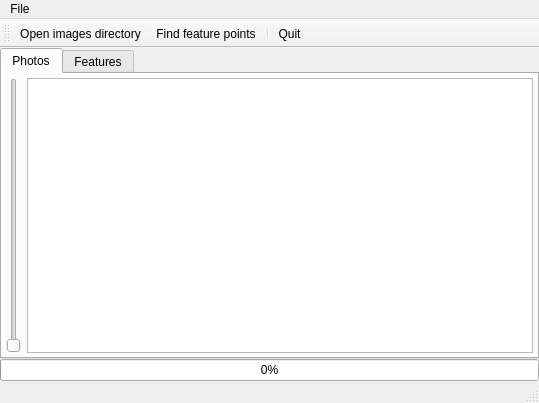
<?xml version="1.0" encoding="UTF-8"?>
<ui version="4.0">
 <class>DemoApplicationClass</class>
 <widget class="QMainWindow" name="DemoApplicationClass">
  <property name="geometry">
   <rect>
    <x>0</x>
    <y>0</y>
    <width>539</width>
    <height>403</height>
   </rect>
  </property>
  <property name="windowTitle">
   <string>DemoApplication</string>
  </property>
  <widget class="QWidget" name="centralWidget">
   <property name="sizePolicy">
    <sizepolicy hsizetype="Expanding" vsizetype="Expanding">
     <horstretch>0</horstretch>
     <verstretch>0</verstretch>
    </sizepolicy>
   </property>
   <layout class="QVBoxLayout" name="verticalLayout_3">
    <property name="spacing">
     <number>0</number>
    </property>
    <property name="margin">
     <number>0</number>
    </property>
    <item>
     <widget class="QTabWidget" name="tabWidget">
      <property name="currentIndex">
       <number>0</number>
      </property>
      <widget class="QWidget" name="photosTab">
       <property name="sizePolicy">
        <sizepolicy hsizetype="Expanding" vsizetype="Expanding">
         <horstretch>0</horstretch>
         <verstretch>0</verstretch>
        </sizepolicy>
       </property>
       <attribute name="title">
        <string>Photos</string>
       </attribute>
       <layout class="QVBoxLayout" name="verticalLayout">
        <property name="spacing">
         <number>4</number>
        </property>
        <property name="margin">
         <number>0</number>
        </property>
        <item>
         <layout class="QHBoxLayout" name="horizontalLayout">
          <property name="sizeConstraint">
           <enum>QLayout::SetMinimumSize</enum>
          </property>
          <property name="margin">
           <number>4</number>
          </property>
          <item>
           <widget class="QSlider" name="verticalSlider">
            <property name="orientation">
             <enum>Qt::Vertical</enum>
            </property>
           </widget>
          </item>
          <item>
           <widget class="QGraphicsView" name="sourceImagesView">
            <property name="sceneRect">
             <rectf>
              <x>0.000000000000000</x>
              <y>0.000000000000000</y>
              <width>0.000000000000000</width>
              <height>0.000000000000000</height>
             </rectf>
            </property>
            <property name="dragMode">
             <enum>QGraphicsView::ScrollHandDrag</enum>
            </property>
           </widget>
          </item>
         </layout>
        </item>
       </layout>
      </widget>
      <widget class="QWidget" name="featuresTab">
       <attribute name="title">
        <string>Features</string>
       </attribute>
       <layout class="QVBoxLayout" name="verticalLayout_2"/>
      </widget>
     </widget>
    </item>
    <item>
     <widget class="QProgressBar" name="progressBar">
      <property name="enabled">
       <bool>true</bool>
      </property>
      <property name="maximum">
       <number>1000</number>
      </property>
      <property name="value">
       <number>0</number>
      </property>
     </widget>
    </item>
   </layout>
  </widget>
  <widget class="QMenuBar" name="menuBar">
   <property name="geometry">
    <rect>
     <x>0</x>
     <y>0</y>
     <width>539</width>
     <height>25</height>
    </rect>
   </property>
   <widget class="QMenu" name="menuFile">
    <property name="title">
     <string>File</string>
    </property>
    <addaction name="actionOpen_images_directory"/>
    <addaction name="actionFind_feature_points"/>
    <addaction name="separator"/>
    <addaction name="actionQuit"/>
   </widget>
   <addaction name="menuFile"/>
  </widget>
  <widget class="QToolBar" name="mainToolBar">
   <attribute name="toolBarArea">
    <enum>TopToolBarArea</enum>
   </attribute>
   <attribute name="toolBarBreak">
    <bool>false</bool>
   </attribute>
   <addaction name="actionOpen_images_directory"/>
   <addaction name="actionFind_feature_points"/>
   <addaction name="separator"/>
   <addaction name="actionQuit"/>
  </widget>
  <widget class="QStatusBar" name="statusBar"/>
  <action name="actionOpen_images_directory">
   <property name="icon">
    <iconset>
     <normaloff>:/icons/resources/insert-image.png</normaloff>:/icons/resources/insert-image.png</iconset>
   </property>
   <property name="text">
    <string>Open images directory</string>
   </property>
  </action>
  <action name="actionFind_feature_points">
   <property name="icon">
    <iconset>
     <normaloff>:/icons/resources/pin2.png</normaloff>:/icons/resources/pin2.png</iconset>
   </property>
   <property name="text">
    <string>Find feature points</string>
   </property>
  </action>
  <action name="actionQuit">
   <property name="icon">
    <iconset>
     <normaloff>:/icons/resources/process-stop.png</normaloff>:/icons/resources/process-stop.png</iconset>
   </property>
   <property name="text">
    <string>Quit</string>
   </property>
  </action>
 </widget>
 <layoutdefault spacing="6" margin="11"/>
 <resources/>
 <connections/>
</ui>
